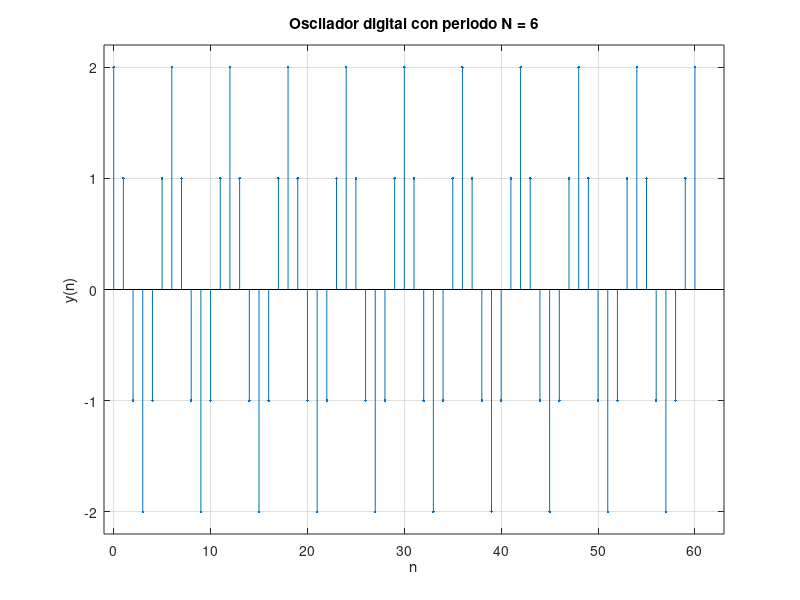

The MATLAB source for this figure:
% Ejercicio 12
% Oscilador sinusoidal digital.

% Constantes.
b0 = 1; % Impulso unitario.
w0 = pi/3; % Frecuencia de señal discreta.
a1 = -2*cos(w0);

%Condiciones iniciales.
y1 = 1;
y2 = 0;

for n = (1:1:61) % Algoritmo recursivo.
  y(n) = b0 - a1*y1 - y2;
  
  % Cambio de condiciones.
  b0 = 0; % Solo en primer n vale 1.
  y2 = y1;
  y1 = y(n);
  endfor

%Graficacion.
stem(n = 0:1:60, y(n+1), '.'); % Se corre para que empiece en n = 0.
title('Oscilador digital con periodo N = 6')
grid;
axis([-1,63,-2.2,2.2]);
xlabel('n');
ylabel('y(n)');